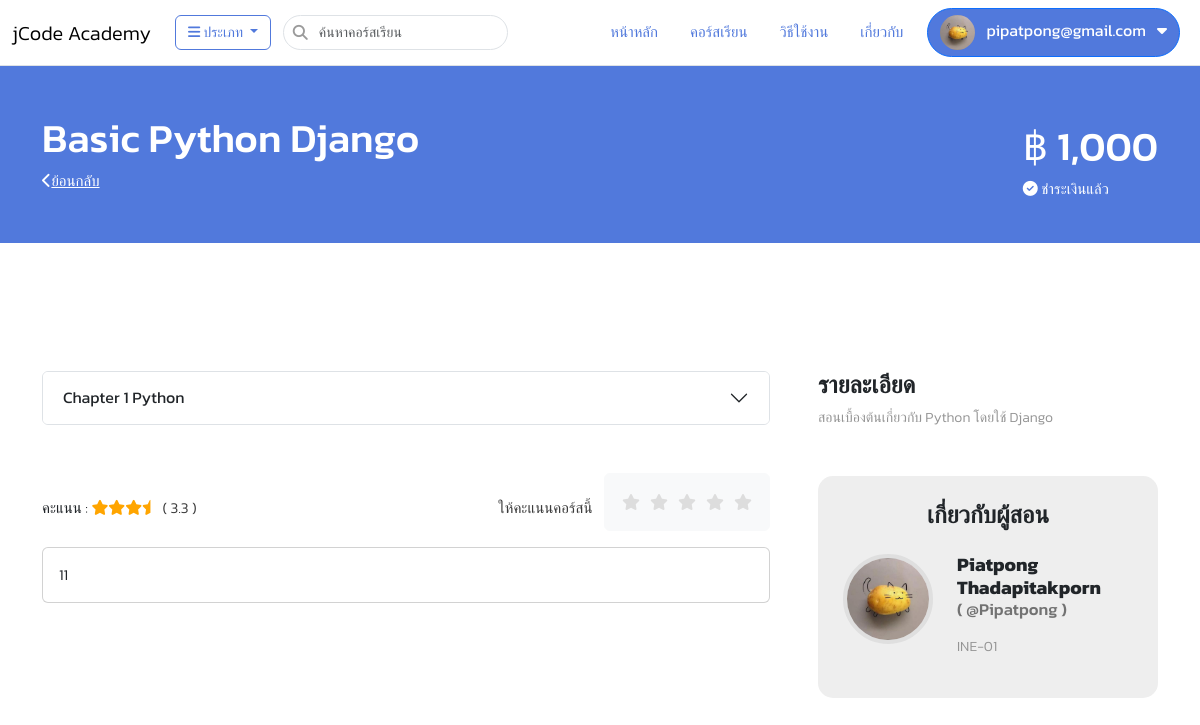
The app's page /video/detail/basic-python-django/ (signed in) with its own data.
### app/models.py (models this page shows, shortened)
class Member(models.Model):
    user = models.ForeignKey(User, on_delete=models.CASCADE)
    user_code = models.CharField(max_length=50)
    Profile_image = models.FileField(upload_to='Profile', null=True, blank=True)
    description = models.TextField(null=True, blank=True)

### video/models.py (models this page shows, shortened)
class Video(models.Model):
    member = models.ForeignKey(Member,null=True, blank=True, on_delete=models.CASCADE)
    name = models.CharField(max_length=250)
    slug = models.SlugField(max_length=450)
    description = models.TextField(null=True, blank=True)
    image = models.FileField(upload_to='video', null=True, blank=True)
    videoexample=models.FileField(upload_to='video/example', null=True, blank=True)
    videoexample_url = models.CharField(max_length=450, null=True, blank=True)
    category = models.ForeignKey(Category, null=True, blank=True, on_delete=models.SET_NULL)
    category_sub = models.ForeignKey(CategorySub, null=True, blank=True, on_delete=models.SET_NULL)
    price = models.DecimalField(max_digits=15, decimal_places=2, null=True, blank=True, default=0)
    price_before = models.DecimalField(max_digits=15, decimal_places=2, null=True, blank=True, default=0)
    published = models.BooleanField(default=False)
    created = models.DateTimeField(auto_now_add=True)
    updated = models.DateTimeField(auto_now=True)
    def average_rating(self) -> float:
        if Rating.objects.filter(video=self).count()==0:
            return "ยังไม่มีรีวิว"
        elif Rating.objects.filter(video=self).count()>0:
            float= Rating.objects.filter(video=self).aggregate(Avg("rating"))["rating__avg"] or 0
            format_float = "{:.1f}".format(float)
            return format_float
    def get_rating(self):
        result = ""
        rating = Rating.objects.filter(video=self).aggregate(Avg("rating"))["rating__avg"] or 0
        format_float = "{:.1f}".format(rating)
        format_float = int(rating*10)
        while format_float > 0 :
            if format_float >=  10 :
                result += '<span class="fa fa-star checked "></span>'
                format_float-=10
            elif format_float <= 5 :
                result += '<span class="fa fa-star-half checked "></span>'
                format_float-=5
        return result
    def get_chapter_set_with_ordered(self):
        return self.videolesson_set.order_by('chapter__ordered','ordered')

class VideoChapter(models.Model):
    video = models.ForeignKey(Video, on_delete=models.CASCADE)
    name = models.CharField(max_length=150)
    ordered = models.IntegerField(default=0)
    created = models.DateTimeField(auto_now_add=True)
    updated = models.DateTimeField(auto_now=True)
    def __str__(self):
        return self.name

### video/views.py (the view)
# urls.py: path('detail/<slug:slug>/', views.VideoDetailView.as_view(), name='detail'),
class VideoDetailView(DetailView):
    model = Video
    template_name = 'video/detail.html'
    slug_url_kwarg = 'slug'
    def get_context_data(self, *args, **kwargs):
        context = super(VideoDetailView, self).get_context_data(*args, **kwargs)
        count_obj = 0
        if self.request.user.is_authenticated:
            slug = self.kwargs['slug']
            video = Video.objects.filter(slug=slug).first()
            member = Member.objects.filter(user_id=self.request.user.id).first()
            count_obj = Payment.objects.filter(member_id=member.id, video_id=video.id).count()
        context['count_payment'] = count_obj
        return context

### app/context_processors1.py (called while the page is built)
def category_list(request):
    categories = Category.objects.all()
    category_subs = CategorySub.objects.all().order_by('category')
    ip=settings.VIDEO_SERVER_URL
    context = {
        'category_list':categories,
        'subcategory_list':category_subs,
        'ip':ip
    }
    return context

def member_list(request):
    members=Member.objects.filter(user_id=request.user.id).first()
    context={
        'member_list':members
    }
    return context

### app/models.py (called while the page is built)
    def __str__(self):
        return self.name

### templates/video/detail.html (shortened to what this page needs)
{% extends "layout/base.html" %}
{% load humanize %}
{% block subnav %}
<div class="subnav_new">
  <div class="container">
    <div class="float-end mt-2">
      {% if count_payment == 0 %}
      <h1>฿ {{ video.price|floatformat:0|intcomma }} </h1>
      {% elif count_payment > 0 %}
      <h1>฿ {{ video.price|floatformat:0|intcomma }} </h1>
      <i class="fa-sharp fa-solid fa-circle-check"></i> ชำระเงินแล้ว
      {% endif %}
    </div>
    <h1>{{ video.name }} </h1>
    <a href="{% url 'video:index' %}" class="text-white"><i class="fa fa-chevron-left"></i>ย้อนกลับ</a>
  </div>
</div>
{% endblock %}
{% block content %}
  <div class="container mt-3">
    <div class="row g-5">
      <div class="col-lg-8">
        {% regroup video.get_chapter_set_with_ordered by chapter as chapter_list %}
        <div class="accordion mb-5" id="accordionExample">
          {% for chapter in chapter_list %}
          <div class="accordion-item">
            <h2 class="accordion-header" id="heading{{ forloop.counter }}">
              <button class="accordion-button collapsed" type="button" data-bs-toggle="collapse" data-bs-target="#collapse{{ forloop.counter }}" aria-expanded="false" aria-controls="collapse{{ forloop.counter }}">
                {{ chapter.grouper }}
              </button>
            </h2>
          </div>
          {% endfor %}
        </div>
        <div class="row">
          <div class="col-lg-6">
            <div class="my-4">
              คะแนน :
              {{ video.get_rating|safe }}
              <span>( {{ video.average_rating }} )</span>
            </div>
          </div>
          <div class="col-lg-6">
            {% if user.is_authenticated %}
            <div class="float-end">
              <span class="me-2">ให้คะแนนคอร์สนี้</span>
              <ul class="btn btn-light list-inline rating-list">
                <li onclick="rate(5, {{ video.id }})"><i class="fa fa-star {% if video.user_rating > 4 %} checked {% endif %}" title="Rate 5"></i></li>
                <li onclick="rate(4, {{ video.id }})"><i class="fa fa-star {% if video.user_rating > 3 %} checked {% endif %}" title="Rate 4"></i></li>
                <li onclick="rate(3, {{ video.id }})"><i class="fa fa-star {% if video.user_rating > 2 %} checked {% endif %}" title="Rate 3"></i></li>
                <li onclick="rate(2, {{ video.id }})"><i class="fa fa-star {% if video.user_rating > 1 %} checked {% endif %}" title="Rate 2"></i></li>
                <li onclick="rate(1, {{ video.id }})"><i class="fa fa-star {% if video.user_rating > 0 %} checked {% endif %}" title="Rate 1"></i></li>
              </ul>
            </div>
            {% endif %}
          </div>
        </div>
        <div class="card mb-5">
          <div class="card-body">
            11
          </div>
        </div>
      </div>
      <div class="col-lg-4">
        <div class="my-5">
          <h4><b>รายละเอียด</b></h4>
          <div class="description_video"> {{ video.description }} </div>
        </div>
        <div class="about_member" style="padding: 25px">
          <h4 class="text-center mb-4"><b>เกี่ยวกับผู้สอน</b></h4>
          <div class="profile overflow-hidden">
            <div class="float-start me-4">
              {% if video.member.Profile_image %}
              <img src="{{video.member.Profile_image.url}}" class="mb-4" style="width:90px; height:90px; border-radius:50%; left:50%; border:4px solid rgba(200,200,200,0.4);" alt="">
              {% endif %}
            </div>
            <div class="overflow-hidden">
              <h6>
                <b>{{video.member.user.first_name}} {{video.member.user.last_name}}</b>
                <div class="small" style="color: #727272"> ( @{{video.member.user_code}} )</div>
              </h6>
              <div class="description_member my-3">{{video.member.description}}</div>
            </div>
          </div>
        </div>
      </div>
    </div>
  </div>
{% endblock %}

### templates/layout/base.html (shortened to what this page needs)
<!DOCTYPE html>
<html lang="en">
<head>
  <link href="https://cdn.jsdelivr.net/npm/bootstrap@5.3.0-alpha1/dist/css/bootstrap.min.css" rel="stylesheet">
  <link href="https://cdnjs.cloudflare.com/ajax/libs/font-awesome/6.2.1/css/all.min.css" rel="stylesheet">
  <link href="https://cdn.jsdelivr.net/npm/sweetalert2@11.7.1/dist/sweetalert2.min.css" rel="stylesheet">
  {% load static %}
  <link rel="stylesheet" href="{% static 'css/style.css' %}">
</head>
<body>
  <nav class="navbar navbar-expand-md navbar-light  bg-white border-bottom mb-5">
    <div class="container-fluid">
      <a class="navbar-brand" href="{% url 'app:index' %}">jCode Academy</a>
      <div class="collapse navbar-collapse" id="navbarCollapse">
        <div class="d-flex">
          <div class="dropdown">
            <button class="btn btn-outline-primary btn-category dropdown-toggle mx-2" type="button" data-bs-toggle="dropdown" aria-expanded="false">
              <i class="fa fa-bars"></i> ประเภท
            </button>
            {% regroup subcategory_list by category as category_list1 %}
          </div>
        <form method="post" action="{% url 'app:search' %}" >
        <div class="navbar-search ms-1">
          <i class="fa fa-search"></i>
        <input type="text" name="txtSearch" class="advanced2AutoCompleteInput form-control" placeholder="ค้นหาคอร์สเรียน" autocomplete="off">
      </div>
    </form>
    </div>
        <ul class="navbar-nav ms-auto mb-2 mb-md-0">
          <li class="nav-item mx-2">
            <a class="nav-link " aria-current="page" href="{% url 'app:index' %}">หน้าหลัก</a>
          </li>
          <li class="nav-item mx-2">
            <a class="nav-link" href="{% url 'video:index' %}">คอร์สเรียน</a>
          </li>
          <li class="nav-item mx-2">
            <a class="nav-link" href="#">วิธีใช้งาน</a>
          </li>
          <li class="nav-item mx-2">
            <a class="nav-link" href="#">เกี่ยวกับ</a>
          </li>
        </ul>
        {% if user.is_authenticated %}
        <div class="dropdown">
          <button class="btn btn-primary btn-profile dropdown mx-2" type="button" data-bs-toggle="dropdown" aria-expanded="false">
            <div class="profile_img" >
              {% if member_list.Profile_image %}
              <img src="{{member_list.Profile_image.url}}" alt="" > &nbsp;
              {% endif %}
              {{request.user.email}} &nbsp;
              <i class="fa-solid fa-caret-down"></i>
            </div>
          </button>
        </div>
        {% endif %}
      </div>
    </div>
  </nav>
  {% block subnav %}{% endblock %}
  <div class="container-fluid">
    {% block content %}{% endblock %}
  </div>
</body>
</html>

### static/css/style.css (style rules this page uses)
body { font-size: 15px; background-color: rgb(255, 255, 255); font-weight: 300; font-family: 'Kanit', sans-serif; }
h2 { text-align: center; color: #5179DC; }
.navbar-nav .nav-item .nav-link { color: #5179DC; }
.navbar-search { position: relative; margin: 2px 0; cursor: pointer; }
.navbar-search .fa { position: absolute; left: 10px; top:10px; color: rgb(155, 155, 155); }
.navbar-search .form-control { padding-left:35px ; font-weight: 300; font-size: 14px; border-radius: 20px; }
.profile_img img { width: 35px; height: 35px; border-radius: 50%; }
.btn-category { margin: 2px 0; font-size: 14px; color: #5179DC; border-color: #5179DC; }
span { color: rgb(60, 60, 60) }
.subnav_new { padding: 50px 0; background-color: #5179DC;; color: #FFF; margin-top: -50px; margin-bottom: 80px; }
.description_member { color: #949494; font-size: 14px; }
.description_video { color: #949494; font-size: 14px; }
.about_member { display: auto; background-color: #eeeeee; border-radius: 15px; margin-bottom: 40px; }
h6 { font-size: 19px; }
.btn-profile { color: rgb(255, 255, 255); background-color: #5179DC; border-radius: 30px; }
.rating-list li { float: right; color: #ddd; padding: 10px 5px; }
.rating-list { display: inline-block; list-style: none; }
.checked { color: orange; }

### records on screen
Member: Profile_image (picture)
Video: price "1,000", name "Basic Python Django", average_rating "3.3", description "สอนเบื้องต้นเกี่ยวกับ Python โดยใช้ Django", member.Profile_image (picture), member.user.first_name "Piatpong", member.user.last_name "Thadapitakporn", member.user_code "Pipatpong", member.description "INE-01"
VideoChapter: grouper "Chapter 1 Python"

### other values on screen
{{ request.user.email }} "pipatpong@gmail.com"
